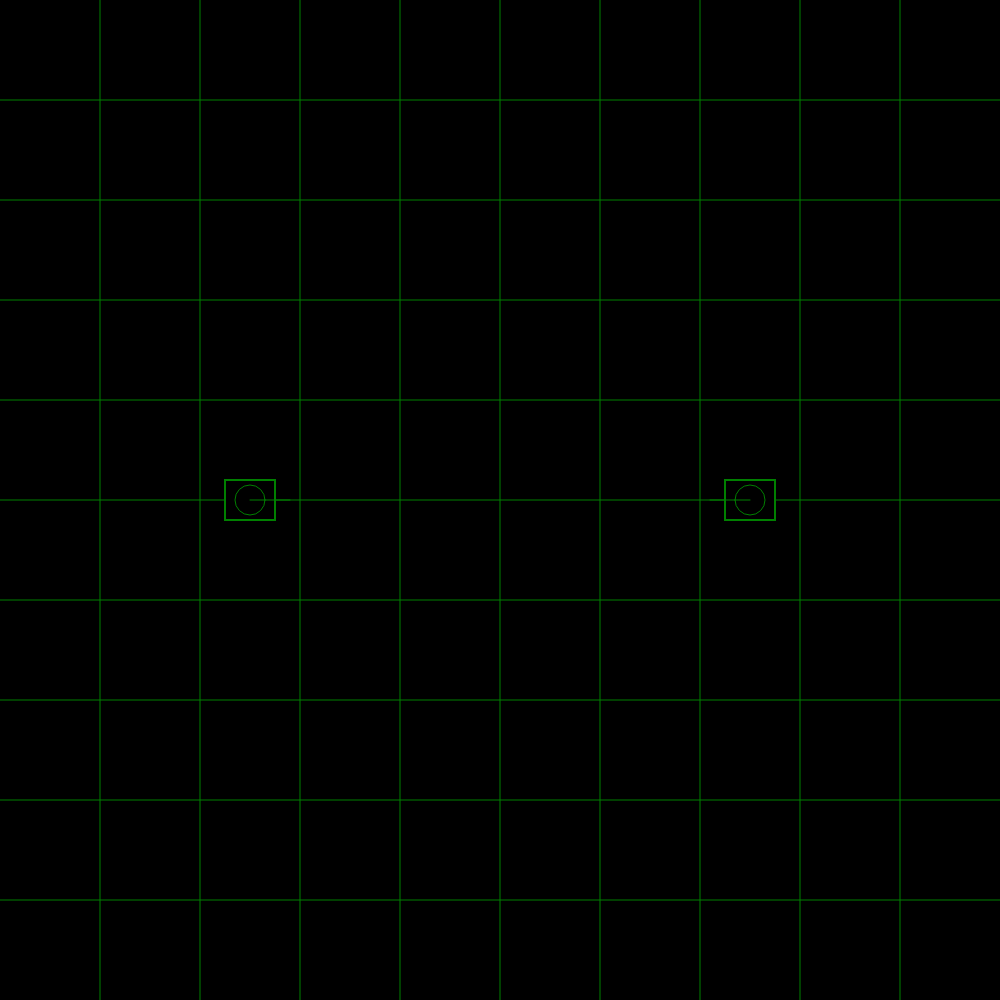
Frame 1 (no input)
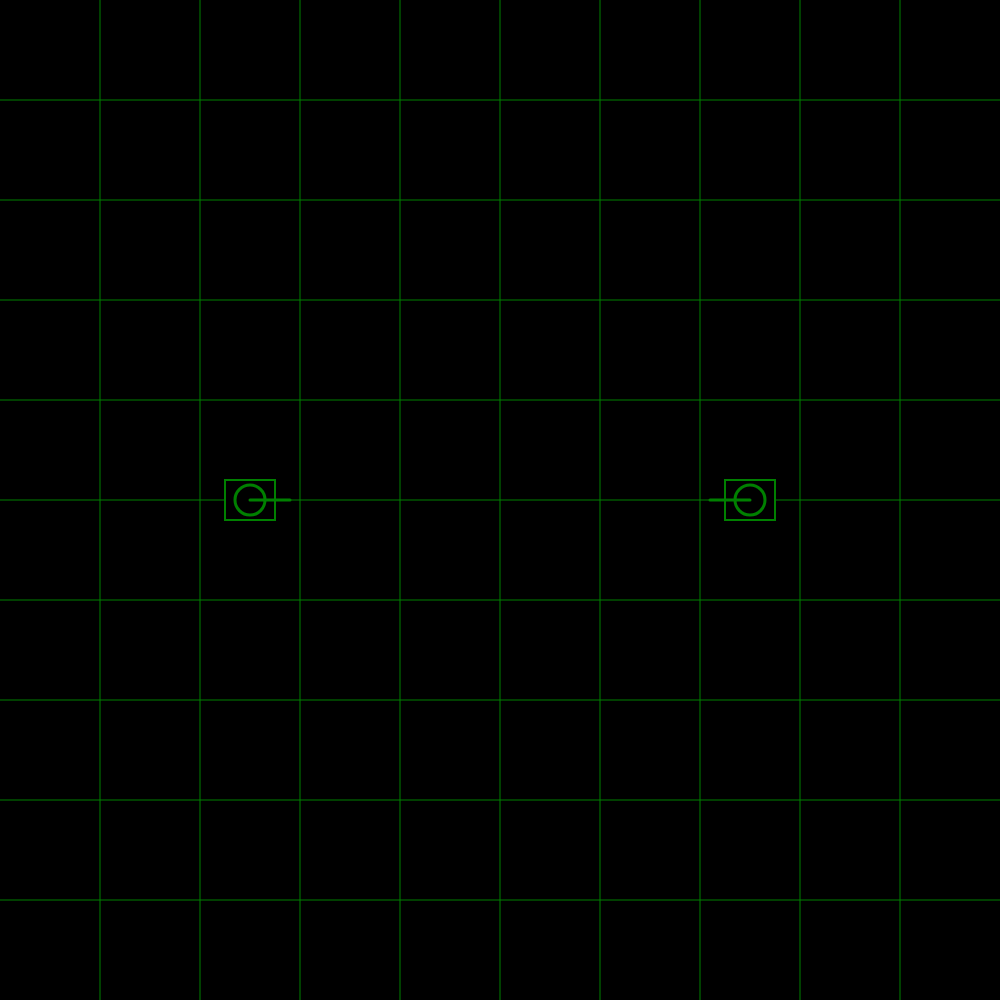
Frame 60 (no input)
Frame 120 (the mouse pressed at the canvas centre since frame 60): identical to frame 60, image omitted

The p5.js sketch that drew these frames (run headless with seeded random() and noise() and a simulated clock; from frame 60 on, the mouse is pressed at the canvas centre):

// p5.js sketch
// ── sketch.js
let tanks = [];
let bullets;
let gridState = [];
const gridCols = 10;
const gridRows = 10;
const tankSpeed = 3;
const captureTime = 5000; // 5 seconds in milliseconds
const tankRotationSpeed = 0.05;
const turretSpeed = 0.05;
const bulletSpeed = 7;

function setup() {
  createCanvas(1000, 1000);
  // Player 1 (WASD)
  tanks.push({
    x: width / 4,
    y: height / 2,
    w: 50,
    h: 40,
    player: 1,
    bodyAngle: 0,
    turretAngle: 0
  });
  // Player 2 (Arrow Keys)
  tanks.push({
    x: width * 3 / 4,
    y: height / 2,
    w: 50,
    h: 40,
    player: 2,
    bodyAngle: PI,
    turretAngle: PI
  });
  bullets = [];
  rectMode(CENTER);

  // Initialize grid state
  for (let i = 0; i < gridCols; i++) {
    gridState[i] = [];
    for (let j = 0; j < gridRows; j++) {
      gridState[i][j] = {
        player1: false,
        player2: false,
        contestedTimestamp: null,
        fullyCaptured: false,
        singlePlayerTimestamp: null // Timer for decay
      };
    }
  }
}

function draw() {
  background(0);

  drawGrid();

  updateGridState();
  handleInput();

  updateBullets();
  drawTanks();
  drawBullets();
}

function handleInput() {
  // Player 1 Controls (WASD, B, N)
  if (keyIsDown(87)) { // W - forward
    tanks[0].x += tankSpeed * cos(tanks[0].bodyAngle);
    tanks[0].y += tankSpeed * sin(tanks[0].bodyAngle);
  }
  if (keyIsDown(83)) { // S - backward
    tanks[0].x -= tankSpeed * cos(tanks[0].bodyAngle);
    tanks[0].y -= tankSpeed * sin(tanks[0].bodyAngle);
  }
  if (keyIsDown(65)) { // A - rotate left
    tanks[0].bodyAngle -= tankRotationSpeed;
  }
  if (keyIsDown(68)) { // D - rotate right
    tanks[0].bodyAngle += tankRotationSpeed;
  }
  if (keyIsDown(66)) { // B key
    tanks[0].turretAngle -= turretSpeed;
  }
  if (keyIsDown(78)) { // N key
    tanks[0].turretAngle += turretSpeed;
  }
  // Player 2 Controls (Arrow Keys, 2, 3)
  if (keyIsDown(UP_ARROW)) { // Forward
    tanks[1].x += tankSpeed * cos(tanks[1].bodyAngle);
    tanks[1].y += tankSpeed * sin(tanks[1].bodyAngle);
  }
  if (keyIsDown(DOWN_ARROW)) { // Backward
    tanks[1].x -= tankSpeed * cos(tanks[1].bodyAngle);
    tanks[1].y -= tankSpeed * sin(tanks[1].bodyAngle);
  }
  if (keyIsDown(LEFT_ARROW)) { // Rotate left
    tanks[1].bodyAngle -= tankRotationSpeed;
  }
  if (keyIsDown(RIGHT_ARROW)) { // Rotate right
    tanks[1].bodyAngle += tankRotationSpeed;
  }
  if (keyIsDown(98)) { // Numpad 2
    tanks[1].turretAngle -= turretSpeed;
  }
  if (keyIsDown(99)) { // Numpad 3
    tanks[1].turretAngle += turretSpeed;
  }

  // Screen wrapping for both tanks
  for (let tank of tanks) {
    if (tank.x > width + tank.w / 2) {
      tank.x = -tank.w / 2;
    } else if (tank.x < -tank.w / 2) {
      tank.x = width + tank.w / 2;
    }

    if (tank.y > height + tank.h / 2) {
      tank.y = -tank.h / 2;
    } else if (tank.y < -tank.h / 2) {
      tank.y = height + tank.h / 2;
    }
  }
}

function keyPressed() {
  // Player 1 Fire
  if (key === 'v' || key === 'V') {
    fireBullet(tanks[0]);
  }

  // Player 2 Fire
  if (keyCode === 97) { // Numpad 1
    fireBullet(tanks[1]);
  }
}

function fireBullet(tank) {
  const gridSize = 100;
  let bullet = {
    x: tank.x,
    y: tank.y,
    angle: tank.turretAngle,
    owner: tank.player
  };

  // Store the grid location at the time of firing
  bullet.originGridX = floor(tank.x / gridSize);
  bullet.originGridY = floor(tank.y / gridSize);

  bullets.push(bullet);
}

function drawGrid() {
  const gridSize = 100;
  push(); // Isolate drawing styles
  rectMode(CORNER); // Use corner mode for grid drawing

  // Draw filled squares
  noStroke();
  for (let i = 0; i < gridCols; i++) {
    for (let j = 0; j < gridRows; j++) {
      if (gridState[i][j].player1) {
        if (gridState[i][j].fullyCaptured) {
          fill(0, 255, 0); // Fully opaque green
        } else {
          fill(0, 255, 0, 64); // Green with 75% transparency (25% opacity)
        }
        rect(i * gridSize, j * gridSize, gridSize, gridSize);
      }
      // Only draw seeds if the cell is NOT fully captured
      if (gridState[i][j].player2 && !gridState[i][j].fullyCaptured) {
        // Draw "sprinkles" for player 2
        drawSeeds(i, j, gridSize);
      }
    }
  }

  // Draw grid lines
  stroke('green');
  strokeWeight(1);
  for (let x = gridSize; x < width; x += gridSize) {
    line(x, 0, x, height);
  }
  for (let y = gridSize; y < height; y += gridSize) {
    line(0, y, width, y);
  }
  pop(); // Restore original drawing styles (including rectMode)
}

function updateGridState() {
  const currentTime = millis();
  for (let i = 0; i < gridCols; i++) {
    for (let j = 0; j < gridRows; j++) {
      let cell = gridState[i][j];
      const isSinglePlayer = (cell.player1 && !cell.player2) || (!cell.player1 && cell.player2);

      // 1. Check for contested cells to become fully captured
      if (cell.contestedTimestamp && !cell.fullyCaptured) {
        if (currentTime - cell.contestedTimestamp > captureTime) {
          cell.fullyCaptured = true;
          cell.singlePlayerTimestamp = null; // Stop decay timer
        }
      }

      // 2. Check for single-player cells to decay back to neutral
      if (isSinglePlayer && cell.singlePlayerTimestamp) {
        if (currentTime - cell.singlePlayerTimestamp > captureTime) {
          // Reset the cell to its initial state
          cell.player1 = false;
          cell.player2 = false;
          cell.contestedTimestamp = null;
          cell.fullyCaptured = false;
          cell.singlePlayerTimestamp = null;
        }
      }
    }
  }
}

function drawSeeds(gridI, gridJ, size) {
  push();
  // Use a single, constant seed to make the sprinkle pattern identical in every cell.
  randomSeed(1337);
  stroke('green');
  strokeWeight(2);
  for (let i = 0; i < 40; i++) { // Draw 20 seeds
    const x = gridI * size;
    const y = gridJ * size;
    const seedSprinkX = x + random(size);
    const seedSprinkY = y + random(size);
    const angle = random(TWO_PI);
    const seedSprinkLength = 5;
    const endX = seedSprinkX + seedSprinkLength * cos(angle);
    const endY = seedSprinkY + seedSprinkLength * sin(angle);
    line(seedSprinkX, seedSprinkY, endX, endY);
  }
  // Reset the random seed so it doesn't affect other parts of the sketch that use random().
  randomSeed();
  pop();
}

function drawTanks() {
  for (let tank of tanks) {
    // Tank Body
    push();
    translate(tank.x, tank.y);
    rotate(tank.bodyAngle);
    stroke('green');
    strokeWeight(2);
    fill(0);
    rect(0, 0, tank.w, tank.h);
    pop();
    // Turret
    push();
    translate(tank.x, tank.y);
    rotate(tank.turretAngle);
    fill(0);
    stroke('green');
    ellipse(0, 0, 30, 30); // Turret base
    line(0, 0, 40, 0); // Turret barrel
    pop();
  }
}

function updateBullets() {
  for (let i = bullets.length - 1; i >= 0; i--) {
    let bullet = bullets[i];

    // Check for collision with neighboring squares
    const gridSize = 100;
    let bulletGridX = floor(bullet.x / gridSize);
    let bulletGridY = floor(bullet.y / gridSize);

    // Check if the bullet is in a neighboring square (but not the center one)
    const inNeighborSquare = Math.abs(bulletGridX - bullet.originGridX) <= 1 && Math.abs(bulletGridY - bullet.originGridY) <= 1;
    const inCenterSquare = bulletGridX === bullet.originGridX && bulletGridY === bullet.originGridY;

    if (inNeighborSquare && !inCenterSquare) {
      let cell = gridState[bulletGridX][bulletGridY];
      const wasContested = cell.player1 && cell.player2;

      if (bullet.owner === 1) {
        cell.player1 = true;
      } else if (bullet.owner === 2) {
        cell.player2 = true;
      }

      const isNowContested = cell.player1 && cell.player2;
      const isNowSinglePlayer = (cell.player1 && !cell.player2) || (!cell.player1 && cell.player2);

      if (isNowContested && !wasContested) {
        // State changed to contested: start capture timer, stop decay timer.
        cell.contestedTimestamp = millis(); // Start capture timer
        cell.singlePlayerTimestamp = null; // Stop decay timer
      } else if (isNowSinglePlayer) {
        // State is single-player: start or reset the decay timer.
        cell.singlePlayerTimestamp = millis();
      }

      bullets.splice(i, 1);
      continue; // Skip to the next bullet
    }

    bullet.x += bulletSpeed * cos(bullet.angle);
    bullet.y += bulletSpeed * sin(bullet.angle);

    // Remove bullets that go off-screen
    if (bullet.x < 0 || bullet.x > width || bullet.y < 0 || bullet.y > height) {
      bullets.splice(i, 1);
    }
  }
}

function drawBullets() {
  stroke('green');
  strokeWeight(3);
  for (let bullet of bullets) {
    push();
    translate(bullet.x, bullet.y);
    rotate(bullet.angle);
    line(0, 0, 10, 0); // Draw bullet as a short line
    pop();
  }
}
